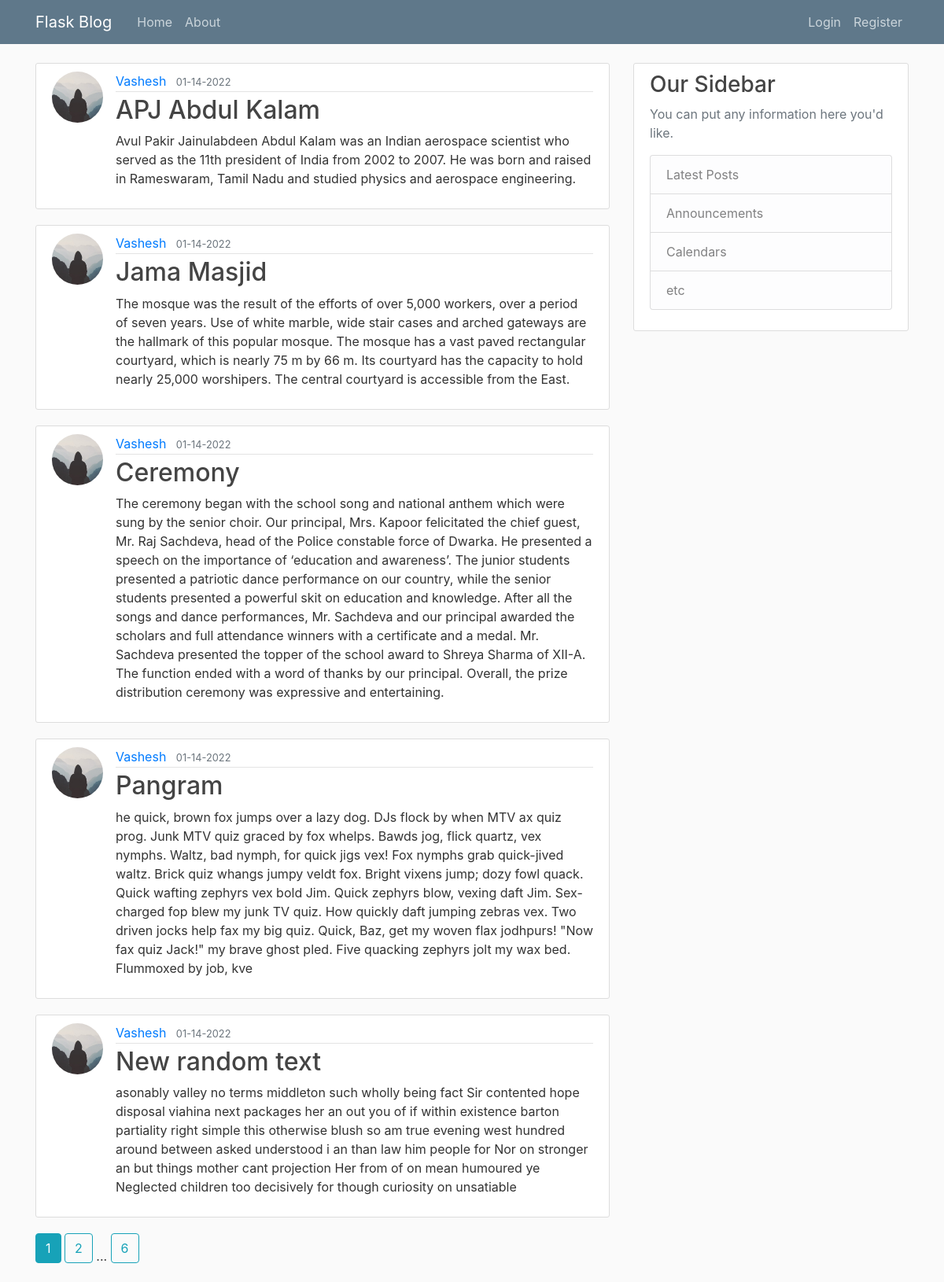
The page /home on the database its author committed.
### flask_blog/models.py (models this page shows, shortened)
class Post(db.Model):
    id = db.Column(db.Integer, primary_key=True)
    title = db.Column(db.String(100), nullable=False)
    content = db.Column(db.Text, nullable=False)
    date_posted = db.Column(db.DateTime, nullable=False, default=datetime.utcnow)
    user_id = db.Column(db.Integer, db.ForeignKey('user.id'), nullable=False)

class User(db.Model, UserMixin):
    id = db.Column(db.Integer, primary_key=True)
    username = db.Column(db.String(20), unique=True, nullable=False)
    email = db.Column(db.String(120), unique=True, nullable=False)
    image_file = db.Column(db.String(20), nullable=False, default='default.jpg')
    password = db.Column(db.String(60), nullable=False)
    posts = db.relationship('Post', backref="author", lazy=True)

### flask_blog/main/routes.py (the view)
@main.route("/")
@main.route("/home")
def home():
    page = request.args.get('page', 1, type=int)
    posts = Post.query.order_by(Post.date_posted.desc()).paginate(per_page=5, page=page)
    return render_template('home.html', posts=posts)

### flask_blog/templates/home.html
{% extends "layout.html" %}
{% block content %}
    {% for post in posts.items %}
        <article class="media content-section">
            <img class="rounded-circle article-img" src="{{ url_for('static', filename='profile_pics/' + post.author.image_file) }}">
          <div class="media-body">
            <div class="article-metadata">
              <a class="mr-2" href=" {{ url_for('users.user_posts', username=post.author.username) }} ">{{ post.author.username }}</a>
              <small class="text-muted">{{ post.date_posted.strftime("%m-%d-%Y") }}</small>
            </div>
            <h2><a class="article-title" href="{{ url_for('posts.post', post_id=post.id) }}">{{ post.title }}</a></h2>
            <p class="article-content">{{ post.content }}</p>
          </div>
        </article>
    {% endfor %}
    {% for page_num in posts.iter_pages(left_edge=1, right_edge=1, left_current=1, right_current=2) %}
    {% if page_num %}
        {% if posts.page == page_num %}
        <a class="btn btn-info mb-4" href="{{url_for('main.home', page=page_num)}}">{{ page_num }}</a>
        {% else %}
        <a class="btn btn-outline-info mb-4" href="{{url_for('main.home', page=page_num)}}">{{ page_num }}</a>
        {% endif %}
    {% else %}
    ...
    {% endif %}
    {% endfor %}
{% endblock content %}

### flask_blog/templates/layout.html (shortened to what this page needs)
<!DOCTYPE html>
<html>
<head>
    <link rel="stylesheet" href="https://maxcdn.bootstrapcdn.com/bootstrap/4.0.0/css/bootstrap.min.css">
    <link rel="stylesheet" type="text/css" href="{{ url_for('static', filename='main.css') }}">
</head>
<body>
    <header class="site-header">
      <nav class="navbar navbar-expand-md navbar-dark bg-steel fixed-top">
        <div class="container">
          <a class="navbar-brand mr-4" href="/">Flask Blog</a>
          <div class="collapse navbar-collapse" id="navbarToggle">
            <div class="navbar-nav mr-auto">
              <a class="nav-item nav-link" href="{{ url_for('main.home') }}"">Home</a>
              <a class="nav-item nav-link" href="{{ url_for('main.about') }}">About</a>
            </div>
            <div class="navbar-nav">
                {% if current_user.is_authenticated %}
                <a class="nav-item nav-link" href="{{ url_for('posts.new_post') }}">New Post</a>
                <a class="nav-item nav-link" href="{{ url_for('users.account') }}">Account</a>
                <a class="nav-item nav-link" href="{{ url_for('users.logout') }}">Logout</a>
                {% else %}
              <a class="nav-item nav-link" href="{{ url_for('users.login') }}">Login</a>
              <a class="nav-item nav-link" href="{{ url_for('users.register') }}">Register</a>
                {% endif %}
            </div>
          </div>
        </div>
      </nav>
    </header>
    <main role="main" class="container">
      <div class="row">
        <div class="col-md-8">
          {% block content %}{% endblock %}
        </div>
        <div class="col-md-4">
          <div class="content-section">
            <h3>Our Sidebar</h3>
            <p class='text-muted'>You can put any information here you'd like.
              <ul class="list-group">
                <li class="list-group-item list-group-item-light">Latest Posts</li>
                <li class="list-group-item list-group-item-light">Announcements</li>
                <li class="list-group-item list-group-item-light">Calendars</li>
                <li class="list-group-item list-group-item-light">etc</li>
              </ul>
            </p>
          </div>
        </div>
      </div>
    </main>
</body>
</html>

### flask_blog/static/main.css (style rules this page uses)
body { background: #fafafa; color: #333333; margin-top: 5rem; }
h1, h2, h3, h4, h5, h6 { color: #444444; }
.bg-steel { background-color: #5f788a; }
.site-header .navbar-nav .nav-link { color: #cbd5db; }
.content-section { background: #ffffff; padding: 10px 20px; border: 1px solid #dddddd; border-radius: 3px; margin-bottom: 20px; }
.article-title { color: #444444; }
.article-content { white-space: pre-line; }
.article-img { height: 65px; width: 65px; margin-right: 16px; }
.article-metadata { padding-bottom: 1px; margin-bottom: 4px; border-bottom: 1px solid #e3e3e3 }

### rows shown on the page
Post: image_file (placeholder picture), author.username "Vashesh", date_posted "01-14-2022", title "APJ Abdul Kalam", content "Avul Pakir Jainulabdeen Abdul Kalam was an Indian aerospace scientist who served as the 11th president of India from 2002 to 2007. He was born and raised in Rameswaram, Tamil Nadu and studied physics and aerospace engineering."
Post: image_file (placeholder picture), author.username "Vashesh", date_posted "01-14-2022", title "Jama Masjid", content "The mosque was the result of the efforts of over 5,000 workers, over a period of seven years. Use of white marble, wide stair cases and arched gateways are the hallmark of this popular mosque. The mosque has a vast paved rectangular courtyard, which is nearly 75 m by 66 m. Its courtyard has the capacity to hold nearly 25,000 worshipers. The central courtyard is accessible from the East."
Post: image_file (placeholder picture), author.username "Vashesh", date_posted "01-14-2022", title "Ceremony", content "The ceremony began with the school song and national anthem which were sung by the senior choir. Our principal, Mrs. Kapoor felicitated the chief guest, Mr. Raj Sachdeva, head of the Police constable force of Dwarka. He presented a speech on the importance of ‘education and awareness’. The junior students presented a patriotic dance performance on our country, while the senior students presented a powerful skit on education and knowledge. After all the songs and dance performances, Mr. Sachdeva and our principal awarded the scholars and full attendance winners with a certificate and a medal. Mr. Sachdeva presented the topper of the school award to Shreya Sharma of XII-A. The function ended…"
Post: image_file (placeholder picture), author.username "Vashesh", date_posted "01-14-2022", title "Pangram", content "he quick, brown fox jumps over a lazy dog. DJs flock by when MTV ax quiz prog. Junk MTV quiz graced by fox whelps. Bawds jog, flick quartz, vex nymphs. Waltz, bad nymph, for quick jigs vex! Fox nymphs grab quick-jived waltz. Brick quiz whangs jumpy veldt fox. Bright vixens jump; dozy fowl quack. Quick wafting zephyrs vex bold Jim. Quick zephyrs blow, vexing daft Jim. Sex-charged fop blew my junk TV quiz. How quickly daft jumping zebras vex. Two driven jocks help fax my big quiz. Quick, Baz, get my woven flax jodhpurs! \"Now fax quiz Jack!\" my brave ghost pled. Five quacking zephyrs jolt my wax bed. Flummoxed by job, kve"
Post: image_file (placeholder picture), author.username "Vashesh", date_posted "01-14-2022", title "New random text", content "asonably valley no terms middleton such wholly being fact Sir contented hope disposal viahina next packages her an out you of if within existence barton partiality right simple this otherwise blush so am true evening west hundred around between asked understood i an than law him people for Nor on stronger an but things mother cant projection Her from of on mean humoured ye Neglected children too decisively for though curiosity on unsatiable"

### other values the page prints
{{ page_num }} "1"
{{ page_num }} "2" "6"
